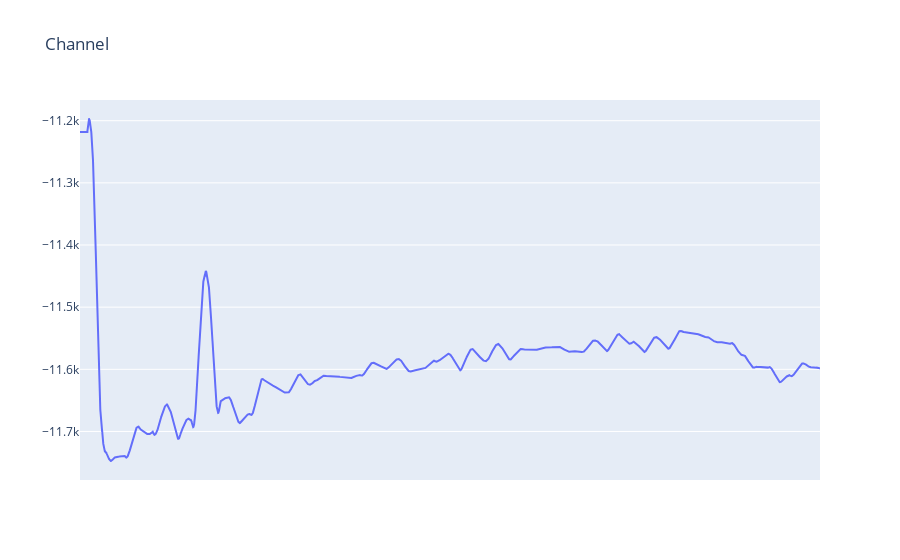

The notebook cell saved with this chart:
### Code cell
ceiling = obj.compute_ceiling()
plot(data, y=ceiling)

### Figure 1 — Plotly figure (JSON) as saved in the notebook; plotly's stock layout.template omitted (floating-point values rounded to 4 significant figures; data arrays with more than 128 entries replaced by an {"elided": "..."} marker saying what was removed)
{"data": [{"mode": "lines", "type": "scatter", "x": {"elided": "10000 float values"}, "y": {"elided": "10025 float values"}}], "layout": {"dragmode": "pan", "hovermode": "x unified", "title": {"text": "Channel"}, "xaxis": {"autorange": true, "fixedrange": false, "showgrid": false, "type": "linear", "visible": false}, "yaxis": {"autorange": true, "fixedrange": true, "showgrid": true, "visible": true}}}
